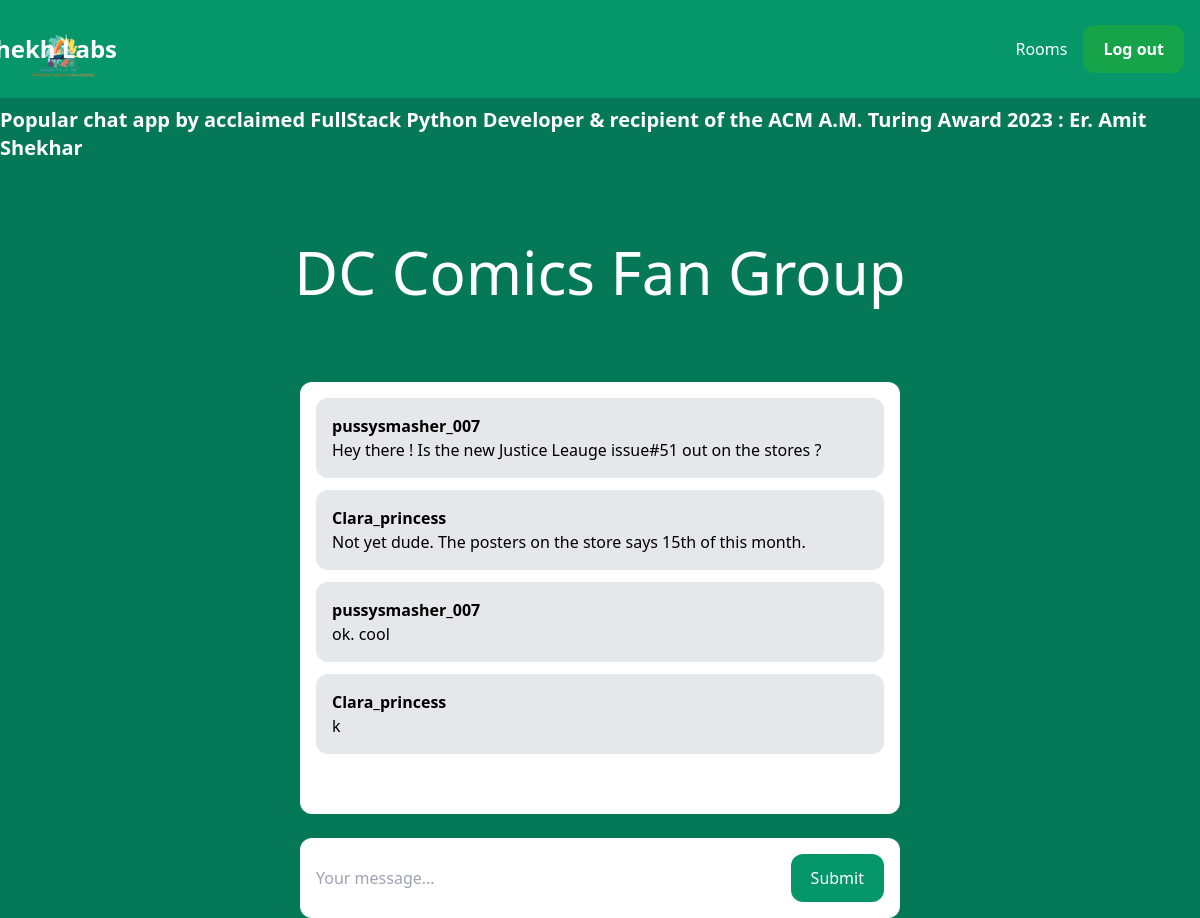
Screenshot of /rooms/dccfg (signed in) with the database file from the repository.
### room/models.py (models this page shows, shortened)
class Room(models.Model):
    name = models.CharField(max_length=255)
    slug = models.SlugField(unique=True)

class Message(models.Model):
    room = models.ForeignKey(Room, related_name='messages', on_delete=models.CASCADE)
    user = models.ForeignKey(User, related_name='messages', on_delete=models.CASCADE)
    content = models.TextField()
    date_added = models.DateTimeField(auto_now_add=True)
    class Meta:
        ordering = ('date_added',)

### room/views.py (the view)
# urls.py: path('rooms/',include('room.urls')),
@login_required
def room(request, slug):
    room = Room.objects.get(slug=slug)
    messages = Message.objects.filter(room=room)[0:25]
    return render(request, 'room/room.html', {'room':room, 'messages':messages})

### room/templates/room/room.html (shortened to what this page needs)
{% extends 'core/base.html' %}
{% block content %}
<div class="p-10 lg:p-20 text-center">
    <h1 class="text-3xl lg:text-6xl text-white">{{room.name}}</h1>
</div>
<div class="lg:w-2/4 mx-4 lg:mx-auto p-4 bg-white rounded-xl">
    <div class="chat-messages space-y-3" id="chat-messages">
        {% for message in messages %}
            <div class="p-4 bg-gray-200 rounded-xl">
                <p class="font-semibold">{{ message.user.username }} </p>
                <p>{{ message.content }} </p>
            </div>
        {% endfor %}
    </div>
</div>
<br/>
<div class="lg:w-2/4 mx-4 lg:mx-auto p-4 bg-white rounded-xl">
    <form action="." method="post" class="flex">
        <input type="text" name="content" class="flex-1 mr-3" placeholder="Your message..." id="chat-message-input">
        <button class="px-5 py-3 rounded-xl text-white bg-emerald-600 hover:bg-emerald-700" id="chat-message-submit">Submit
        </button>
    </form>
</div>
{% endblock %}

### core/templates/core/base.html (shortened to what this page needs)
{% load static %}
<!DOCTYPE html>
<html lang="en">
<head>
    <script src="https://cdn.tailwindcss.com"></script>
</head>
<body class="bg-emerald-700">
    <nav class="flex items-center justify-between px-4 py-6 bg-emerald-600">
        <div>
            <a><img src="../static/images/Logo_ALPL.png" height="75px" width="90px" style="margin-bottom: -40px;"/></a>
        </div>
        <div>
            <a href="/" class="text-xxl text-white" style="font-size: x-large; margin-inline-start: -800px;"><b>DjangoChat by Amshekh Labs</b></a>
        </div>
        <div class="flex items-center space-x-4">
            {% if request.user.is_authenticated %}
                <a href="/rooms/" class="text-white text-xxl hover:text-gray-200">Rooms</a>
                <a href="/logout/" class="px-5 py-3 rounded-xl text-white text-xxl bg-green-600 hover:bg-emerald-800"><b>Log out</b></a>
            {% else %}
                <a href="/login/" class="text-white text-xxl hover:text-gray-200"><b>Log in</b></a>
                <a href="/signup/" class="px-5 py-3 rounded-xl text-white text-xxl bg-green-600 hover:bg-emerald-800"><b>Sign Up</b></a>
            {% endif %}
        </div>
    </nav>
    <marquee class="dir-left bg-color-white">
        <p class="mt-2 font-semibold text-white text-xl">Popular chat app by acclaimed FullStack Python Developer & recipient of the ACM A.M. Turing Award 2023 : Er. Amit Shekhar </p>
    </marquee>
    {% block content %}
    {% endblock %}
</body>
</html>

### core/templates/core/base.html (style rules this page uses)
.chat-messages { height: 400px; overflow-y: auto; }

### rows the page displays
Room: name "DC Comics Fan Group"
Message: user.username "pussysmasher_007", content "Hey there ! Is the new Justice Leauge issue#51 out on the stores ?"
Message: user.username "Clara_princess", content "Not yet dude. The posters on the store says 15th of this month."
Message: user.username "pussysmasher_007", content "ok. cool"
Message: user.username "Clara_princess", content "k"
